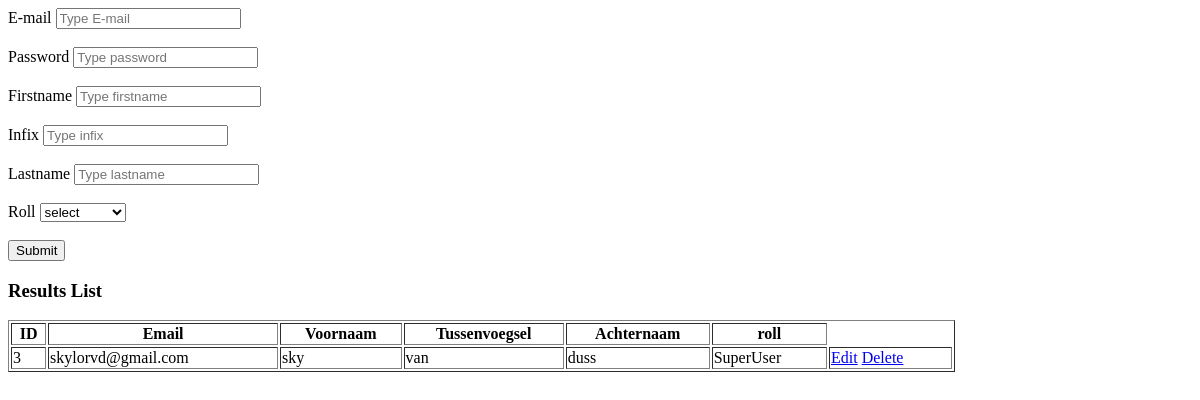
The page /registerSuperUser.php on the database as committed earlier.
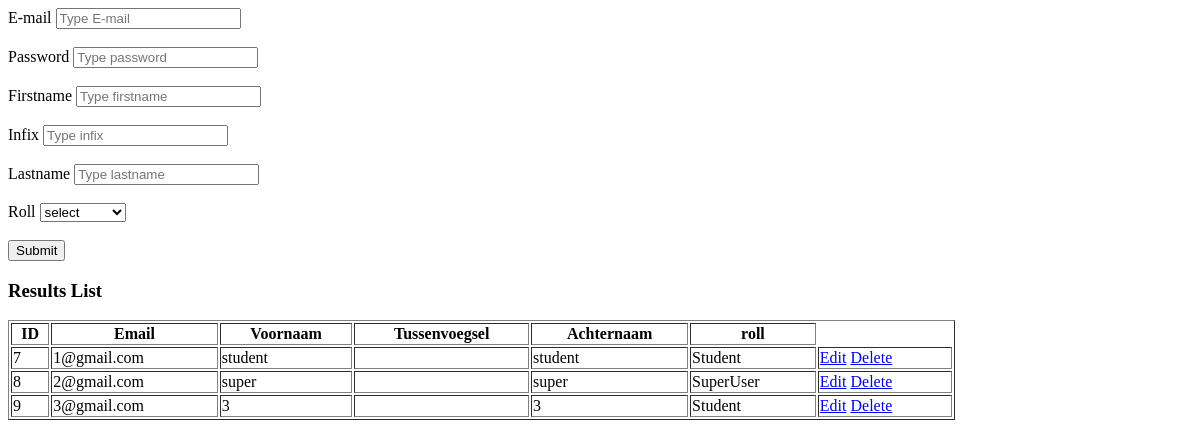
The same page on the database as committed later.
### tables this page shows
CREATE TABLE IF NOT EXISTS `users` (
  `id` int(255) NOT NULL AUTO_INCREMENT,
  `email` varchar(255) NOT NULL,
  `pass` varchar(255) NOT NULL,
  `firstname` text NOT NULL,
  `infix` text,
  `lastname` varchar(255) NOT NULL,
  `UserRoll` varchar(100) NOT NULL,
  PRIMARY KEY (`id`),
  KEY `userRoll` (`UserRoll`)
);

### registerSuperUser.php (the view, shortened to what this page needs)
<?php
include("./db/dbConnect.php");
?>
<!doctype html>
<html lang="en">
<head>
</head>
<body>
<form method="post">
    <label>E-mail</label>
    <input type="email" name="email" placeholder="Type E-mail">
    <br><br>
    <label>Password</label>
    <input type="password" name="pass" placeholder="Type password">
    <br><br>
    <label>Firstname</label>
    <input type="text" name="Firstname" placeholder="Type firstname">
    <br><br>
    <label>Infix</label>
    <input type="text" name="infix" placeholder="Type infix">
    <br><br>
    <label>Lastname</label>
    <input type="text" name="lastname" placeholder="Type lastname">
    <br><br>
    <label>Roll</label>
    <select name="roll">
        <option selected disabled> select</option>
    </select>
    <br><br>
    <input type="submit" name="submit" value="Submit">
    <h3>Results List</h3>
    <table style="width: 80%" border="1">
        <tr>
            <th>ID</th>
            <th>Email</th>
            <th>Voornaam</th>
            <th>Tussenvoegsel</th>
            <th>Achternaam</th>
            <th>roll</th>
        </tr>
        <?php
        $qry="SELECT * FROM `users`";
        $run= $conn->query($qry);
        if($run->num_rows>0){
            while($row=$run->fetch_assoc()){
                $id = $row['id'];
                ?>
                <tr>
                    <td><?php echo $row['id']?></td>
                    <td><?php echo $row['email']?></td>
                    <td><?php echo $row['firstname']?></td>
                    <td><?php echo $row['infix']?></td>
                    <td><?php echo $row['lastname']?></td>
                    <td><?php echo $row['UserRoll']?></td>
                    <td>
                        <a href="./edit.php?id=<?php echo $id; ?>">Edit</a>
                        <a href="./delete.php?id=<?php echo $id; ?>">Delete</a>
                </tr>
                <?php
            }
        }
        ?>
</body>
</html>

Rows that differ between the two databases and show on the page:
removed users: id "3", email "skylorvd@gmail.com", firstname "sky", infix "van", lastname "duss", UserRoll "SuperUser"
added users: id "7", email "1@gmail.com", firstname "student", lastname "student", UserRoll "Student"
added users: id "8", email "2@gmail.com", firstname "super", lastname "super", UserRoll "SuperUser"
added users: id "9", email "3@gmail.com", firstname "3", lastname "3", UserRoll "Student"
